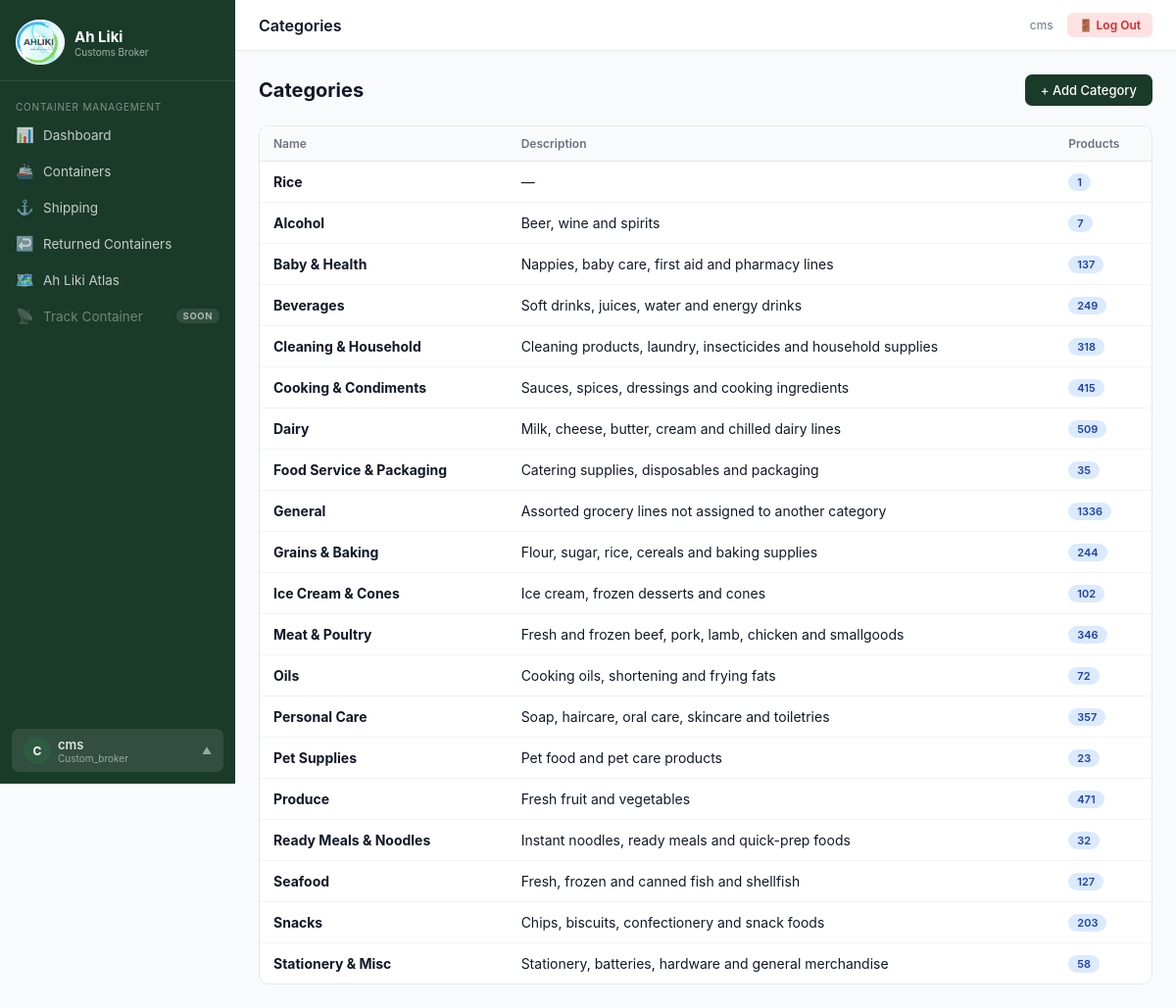
Screenshot of /categories/ (signed in) with the database file from the repository.
### inventory/models.py (models this page shows, shortened)
class UserProfile(models.Model):
    ROLE_CHOICES = [
        ('admin', 'Admin'),
        ('manager', 'Manager'),
        ('finance', 'Finance'),
        ('warehouse', 'Warehouse Lead'),
        ('wms_operator', 'WMS Operator'),
        ('wms_dispatcher', 'WMS Dispatcher'),
        ('cashier', 'Sales / Cashier'),
        ('custom_broker', 'Customs Broker'),
    ]
    DEPARTMENT_CHOICES = [
        ('management', 'Management'),
        ('finance', 'Finance'),
        ('warehouse', 'Warehouse & WMS'),
        ('containers', 'Containers (CMS)'),
        ('sales', 'Sales'),
    ]
    ROLE_DEPARTMENTS = {
        'admin': 'management',
        'manager': 'management',
        'finance': 'finance',
        'warehouse': 'warehouse',
        'wms_operator': 'warehouse',
        'wms_dispatcher': 'warehouse',
        'custom_broker': 'containers',
        'cashier': 'sales',
    }
    user = models.OneToOneField(User, on_delete=models.CASCADE, related_name='profile')
    role = models.CharField(max_length=20, choices=ROLE_CHOICES, default='cashier')

class Category(models.Model):
    name = models.CharField(max_length=100, unique=True)
    description = models.TextField(blank=True)
    class Meta:
        verbose_name_plural = 'Categories'

### inventory/views.py (the view)
# urls.py: path('categories/', views.category_list, name='category_list'),
@login_required
def category_list(request):
    cats = Category.objects.annotate(product_count=Count('products'))
    return render(request, 'categories/list.html', {'categories': cats})

### ahliki_ims/health.py (called while the page is built)
    def __call__(self, request):
        if request.path == HEALTH_PATH:
            return HttpResponse('ok', content_type='text/plain')
        return self.get_response(request)

### inventory/audit.py (called while the page is built)
    def __call__(self, request):
        token = _current_request.set(request)
        try:
            return self.get_response(request)
        finally:
            _current_request.reset(token)

### inventory/context_processors.py (called while the page is built)
def alerts_count(request):
    if request.user.is_authenticated:
        return {'open_alerts_count': StockAlert.objects.filter(is_resolved=False).count()}
    return {'open_alerts_count': 0}

### inventory/templatetags/custom_tags.py (called while the page is built)
@register.filter
def user_role(user):
    if not user.is_authenticated:
        return ''
    try:
        from inventory.models import UserProfile
        profile, _ = UserProfile.objects.get_or_create(user=user)
        return profile.role
    except:
        return ''

### templates/categories/list.html (shortened to what this page needs)
{% extends 'base.html' %}
{% block topbar_title %}Categories{% endblock %}
{% block content %}
<div class="page-header"><div><h1>Categories</h1></div><a href="{% url 'category_add' %}" class="btn btn-primary">+ Add Category</a></div>
<div class="card">
  <div class="table-wrap">
    <table>
      <thead><tr><th>Name</th><th>Description</th><th>Products</th></tr></thead>
      <tbody>
      {% for c in categories %}
      <tr><td><strong>{{ c.name }}</strong></td><td>{{ c.description|default:"—" }}</td><td><span class="badge badge-blue">{{ c.product_count }}</span></td></tr>
      {% empty %}<tr><td colspan="3" style="text-align:center;color:var(--gray-500);padding:24px">No categories yet.</td></tr>{% endfor %}
      </tbody>
    </table>
  </div>
</div>
{% endblock %}

### templates/base.html (shortened to what this page needs)
<!DOCTYPE html>
<html lang="en">
<head>
{% load static %}
{% load custom_tags %}
<link rel="stylesheet" href="{% static 'css/main.css' %}">
</head>
<body>
{% with user_role=request.user|user_role %}
{% with is_admin=request.user.is_superuser %}
<div class="layout{% if user_role == 'wms_operator' or user_role == 'wms_dispatcher' %} wms-op-layout{% endif %}">
  <aside class="sidebar" id="sidebar">
    <div class="sidebar-brand">
      <div class="logo">
        <img src="{% static 'image/ahliki_logo.png' %}" alt="Ah Liki Logo" class="logo-image">
        <div>
          <div class="logo-text">Ah Liki</div>
          <div class="logo-sub">{% if user_role == 'wms_operator' %}WMS Operator{% elif user_role == 'wms_dispatcher' %}WMS Dispatcher{% elif user_role == 'custom_broker' %}Customs Broker{% else %}Inventory System{% endif %}</div>
        </div>
      </div>
    </div>
    <nav class="sidebar-nav">
      {% if user_role == 'wms_operator' %}
      <div class="nav-section">Home</div>
      <a href="{% url 'wms_dashboard' %}" class="{% if request.resolver_match.url_name == 'wms_dashboard' %}active{% endif %}">
        <span class="icon">🏠</span> WMS Dashboard
      </a>
      <div class="nav-section">Receive Stock</div>
      <a href="{% url 'grn_list' %}" class="{% if 'grn' in request.resolver_match.url_name %}active{% endif %}">
        <span class="icon">📥</span> Receive Stock (GRN)
      </a>
      <a href="{% url 'grn_add' %}" class="{% if request.resolver_match.url_name == 'grn_add' %}active{% endif %}">
        <span class="icon">➕</span> New GRN
      </a>
      <a href="{% url 'warehouse_container_list' %}" class="{% if 'container' in request.resolver_match.url_name and 'cms_' not in request.resolver_match.url_name %}active{% endif %}">
        <span class="icon">🚢</span> Containers
      </a>
      <div class="nav-section">WMS Operations</div>
      <a href="{% url 'wms_checkin' %}" class="{% if 'checkin' in request.resolver_match.url_name %}active{% endif %}">
        <span class="icon">📍</span> Check-In Pallet
      </a>
      <a href="{% url 'wms_transfer' %}" class="{% if 'transfer' in request.resolver_match.url_name %}active{% endif %}">
        <span class="icon">↔️</span> Transfer Pallet
      </a>
      <a href="{% url 'pallet_list' %}" class="{% if 'pallet' in request.resolver_match.url_name %}active{% endif %}">
        <span class="icon">📦</span> Pallets
      </a>
      <a href="{% url 'shelf_list' %}" class="{% if 'shelf' in request.resolver_match.url_name %}active{% endif %}">
        <span class="icon">🗄️</span> Shelf Locations
      </a>
      {% elif user_role == 'custom_broker' %}
      <div class="nav-section">Container Management</div>
      <a href="{% url 'cms_dashboard' %}" class="{% if request.resolver_match.url_name == 'cms_dashboard' %}active{% endif %}">
        <span class="icon">📊</span> Dashboard
      </a>
      <a href="{% url 'cms_containers' %}" class="{% if request.resolver_match.url_name == 'cms_containers' or 'cms_container_' in request.resolver_match.url_name %}active{% endif %}">
        <span class="icon">🚢</span> Containers
      </a>
      <a href="{% url 'cms_shipping' %}" class="{% if 'cms_shipping' in request.resolver_match.url_name %}active{% endif %}">
        <span class="icon">⚓</span> Shipping
      </a>
      <a href="{% url 'cms_returns' %}" class="{% if 'cms_return' in request.resolver_match.url_name %}active{% endif %}">
        <span class="icon">↩️</span> Returned Containers
      </a>
      <a href="{% url 'cms_atlas' %}" class="{% if request.resolver_match.url_name == 'cms_atlas' %}active{% endif %}">
        <span class="icon">🗺️</span> Ah Liki Atlas
      </a>
      <span class="nav-disabled" title="Coming soon" aria-disabled="true">
        <span class="icon">📡</span> Track Container <span class="nav-soon">Soon</span>
      </span>
      {% endif %}
    </nav>
    <div style="padding:12px">
      <div class="user-menu" id="userMenu">
        <button class="user-btn" onclick="toggleUserMenu()">
          <div class="user-avatar">{{ request.user.first_name|first|upper|default:request.user.username|first|upper }}</div>
          <div class="user-info">
            <div class="user-name">{{ request.user.get_full_name|default:request.user.username }}</div>
            <div class="user-role">{% if request.user.is_authenticated %}{{ request.user|user_role|default:"Staff" }}{% else %}Guest{% endif %}</div>
          </div>
          <span class="dropdown-arrow">▲</span>
        </button>
      </div>
    </div>
  </aside>
  <div class="main">
    <div class="topbar">
      <div class="topbar-title">
        {% block topbar_title %}{% endblock %}
      </div>
      <div class="topbar-right">
        <a href="{% url 'profile' %}" class="topbar-user">
          {{ request.user.get_full_name|default:request.user.username }}
        </a>
        <form method="post" action="{% url 'logout' %}" style="margin:0">
          <button type="submit" class="topbar-logout" title="Log Out">🚪<span class="lbl"> Log Out</span></button>
        </form>
      </div>
    </div>
    <div class="content">
      {% block content %}{% endblock %}
    </div>
  </div>
</div>
{% endwith %}
{% endwith %}
</body>
</html>

### static/css/main.css (style rules this page uses)
:root { --green-dark: #1a3a2a; --green-mid: #2d5c42; --green-light: #e8f2ec; --green-border: #b0c8b8; --amber: #f59e0b; --red: #dc2626; --blue: #2563eb; --gray-50: #f9fafb; --gray-100: #f3f4f6; --gray-200: #e5e7eb; --gray-500: #6b7280; --gray-700: #374151; --gray-900: #111827; --white: #ffffff; --sidebar-w: 240px; }
* { box-sizing: border-box; margin: 0; padding: 0; }
body { font-family: -apple-system, BlinkMacSystemFont, 'Segoe UI', sans-serif; font-size: 14px; color: var(--gray-900); background: var(--gray-50); }
a { color: var(--green-mid); text-decoration: none; }
.layout { display: flex; min-height: 100vh; }
.sidebar { width: var(--sidebar-w); background: var(--green-dark); color: #fff; display: flex; flex-direction: column; position: fixed; top: 0; left: 0; height: 100vh; overflow-y: auto; z-index: 100; }
.sidebar-brand { padding: 20px 16px 16px; border-bottom: 1px solid rgba(255,255,255,0.1); }
.sidebar-brand .logo { display: flex; align-items: center; gap: 10px; }
.sidebar-brand .logo-text { font-weight: 700; font-size: 15px; }
.sidebar-brand .logo-sub { font-size: 10px; opacity: 0.6; }
.sidebar-nav { flex: 1; padding: 12px 0; }
.nav-section { padding: 8px 16px 4px; font-size: 10px; text-transform: uppercase; letter-spacing: 0.08em; opacity: 0.45; }
.sidebar-nav a { display: flex; align-items: center; gap: 10px; padding: 9px 16px; color: rgba(255,255,255,0.75); font-size: 13.5px; transition: all 0.15s; }
.sidebar-nav a .icon { width: 18px; text-align: center; font-size: 15px; }
.main { margin-left: var(--sidebar-w); flex: 1; display: flex; flex-direction: column; }
.topbar { background: var(--white); border-bottom: 1px solid var(--gray-200); padding: 0 24px; height: 52px; display: flex; align-items: center; justify-content: space-between; position: sticky; top: 0; z-index: 50; }
.topbar-title { font-weight: 600; font-size: 16px; }
.topbar-right { display: flex; align-items: center; gap: 14px; }
.content { padding: 24px; flex: 1; }
.card { background: var(--white); border: 1px solid var(--gray-200); border-radius: 10px; overflow: hidden; }
.table-wrap { overflow-x: auto; }
table { width: 100%; border-collapse: collapse; }
th { background: var(--gray-50); padding: 10px 14px; text-align: left; font-size: 12px; font-weight: 600; color: var(--gray-500); border-bottom: 1px solid var(--gray-200); white-space: nowrap; }
td { padding: 11px 14px; border-bottom: 1px solid var(--gray-100); vertical-align: middle; }
tr:last-child td { border-bottom: none; }
.badge { display: inline-flex; align-items: center; padding: 2px 9px; border-radius: 20px; font-size: 11px; font-weight: 600; }
.badge-blue { background: #dbeafe; color: #1e40af; }
.btn { display: inline-flex; align-items: center; gap: 6px; padding: 8px 16px; border-radius: 7px; font-size: 13px; font-weight: 500; cursor: pointer; border: none; transition: all 0.15s; }
.btn-primary { background: var(--green-dark); color: #fff; }
.page-header { display: flex; align-items: center; justify-content: space-between; margin-bottom: 20px; }
.page-header h1 { font-size: 20px; font-weight: 700; }
.topbar-title { display: flex; align-items: center; gap: 8px; min-width: 0; }
.topbar-user { font-size: 12px; color: var(--gray-500); text-decoration: none; white-space: nowrap; }
.topbar-logout { background: #fee2e2; border: none; color: #dc2626; padding: 5px 12px; border-radius: 6px; font-size: 12px; cursor: pointer; font-family: inherit; font-weight: 600; white-space: nowrap; }

### rows the page displays
Category: name "Rice", description "—", product_count "1"
Category: name "Alcohol", description "Beer, wine and spirits", product_count "7"
Category: name "Baby & Health", description "Nappies, baby care, first aid and pharmacy lines", product_count "137"
Category: name "Beverages", description "Soft drinks, juices, water and energy drinks", product_count "249"
Category: name "Cleaning & Household", description "Cleaning products, laundry, insecticides and household supplies", product_count "318"
Category: name "Cooking & Condiments", description "Sauces, spices, dressings and cooking ingredients", product_count "415"
Category: name "Dairy", description "Milk, cheese, butter, cream and chilled dairy lines", product_count "509"
Category: name "Food Service & Packaging", description "Catering supplies, disposables and packaging", product_count "35"
Category: name "General", description "Assorted grocery lines not assigned to another category", product_count "1336"
Category: name "Grains & Baking", description "Flour, sugar, rice, cereals and baking supplies", product_count "244"
Category: name "Ice Cream & Cones", description "Ice cream, frozen desserts and cones", product_count "102"
Category: name "Meat & Poultry", description "Fresh and frozen beef, pork, lamb, chicken and smallgoods", product_count "346"
Category: name "Oils", description "Cooking oils, shortening and frying fats", product_count "72"
Category: name "Personal Care", description "Soap, haircare, oral care, skincare and toiletries", product_count "357"
Category: name "Pet Supplies", description "Pet food and pet care products", product_count "23"
Category: name "Produce", description "Fresh fruit and vegetables", product_count "471"
Category: name "Ready Meals & Noodles", description "Instant noodles, ready meals and quick-prep foods", product_count "32"
Category: name "Seafood", description "Fresh, frozen and canned fish and shellfish", product_count "127"
Category: name "Snacks", description "Chips, biscuits, confectionery and snack foods", product_count "203"
Category: name "Stationery & Misc", description "Stationery, batteries, hardware and general merchandise", product_count "58"

### other values shown
{{ request.user.get_full_name|default:request.user.username }} "cms"
{{ request.user|user_role|default:"Staff" }} "Custom_broker"
